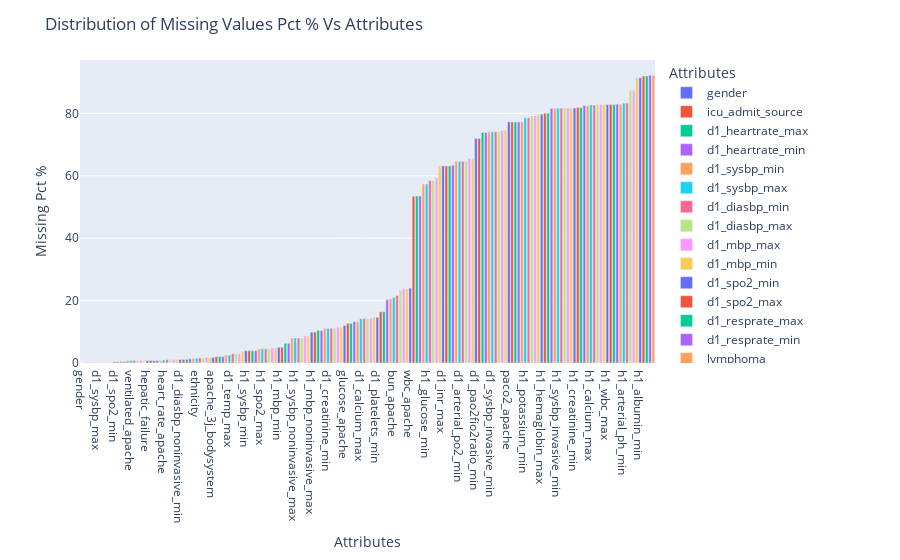

The cell this chart's notebook holds for it:
### Markdown cell above
### Check for explicit missing values
Note : A complete data dictionary has been provided by dataset distributors which needs to be studied in detail in order to explore further dimensions of the data most importantly in the following areas
1. Missing Values being encoded in some other way
2. Even if documentation wasnot provided, we would need to still dig deeper into attributes for isnight regarding missing vales. For example, attribute "height" and "bmi" can never be zero! If for such attributes, zero is present, that implies missing values in our data!

### Code cell
missing_values_series=df.isnull().sum()
missing_columns=missing_values_series[missing_values_series>0]
missing_columns_df=(missing_columns.sort_values()/df.shape[0])*100
title="Distribution of Missing Values Pct % Vs Attributes"
x_col="Attributes"
y_col="Missing Pct %"
missing_columns_df=pd.DataFrame(data=np.column_stack([missing_columns_df.index,missing_columns_df.values]),columns=[x_col,y_col])
vz.count_plot(missing_columns_df,x=x_col,y=y_col,matplotlib_use=False,title=title)
